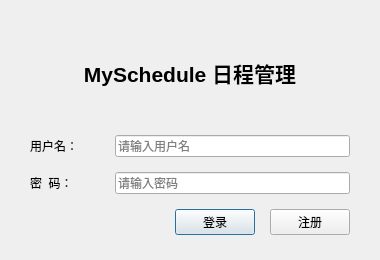
<?xml version="1.0" encoding="UTF-8"?>
<ui version="4.0">
 <class>LoginDialog</class>
 <widget class="QDialog" name="LoginDialog">
  <property name="geometry">
   <rect>
    <x>0</x>
    <y>0</y>
    <width>380</width>
    <height>260</height>
   </rect>
  </property>
  <property name="windowTitle">
   <string>MySchedule - 登录</string>
  </property>
  <layout class="QVBoxLayout" name="verticalLayout">
   <property name="leftMargin">
    <number>30</number>
   </property>
   <property name="topMargin">
    <number>25</number>
   </property>
   <property name="rightMargin">
    <number>30</number>
   </property>
   <property name="bottomMargin">
    <number>25</number>
   </property>
   <property name="spacing">
    <number>15</number>
   </property>

   <item>
    <widget class="QLabel" name="titleLabel">
     <property name="font">
      <font>
       <pointsize>16</pointsize>
       <bold>true</bold>
      </font>
     </property>
     <property name="text">
      <string>MySchedule 日程管理</string>
     </property>
     <property name="alignment">
      <set>Qt::AlignCenter</set>
     </property>
    </widget>
   </item>

   <item>
    <layout class="QHBoxLayout" name="usernameLayout">
     <item>
      <widget class="QLabel" name="usernameLabel">
       <property name="minimumSize">
        <size>
         <width>70</width>
         <height>0</height>
        </size>
       </property>
       <property name="text">
        <string>用户名：</string>
       </property>
      </widget>
     </item>
     <item>
      <widget class="QLineEdit" name="usernameEdit">
       <property name="placeholderText">
        <string>请输入用户名</string>
       </property>
      </widget>
     </item>
    </layout>
   </item>

   <item>
    <layout class="QHBoxLayout" name="passwordLayout">
     <item>
      <widget class="QLabel" name="passwordLabel">
       <property name="minimumSize">
        <size>
         <width>70</width>
         <height>0</height>
        </size>
       </property>
       <property name="text">
        <string>密  码：</string>
       </property>
      </widget>
     </item>
     <item>
      <widget class="QLineEdit" name="passwordEdit">
       <property name="echoMode">
        <enum>QLineEdit::Password</enum>
       </property>
       <property name="placeholderText">
        <string>请输入密码</string>
       </property>
      </widget>
     </item>
    </layout>
   </item>

   <item>
    <layout class="QHBoxLayout" name="buttonLayout">
     <item>
      <spacer name="buttonSpacer">
       <property name="orientation">
        <enum>Qt::Horizontal</enum>
       </property>
       <property name="sizeHint" stdset="0">
        <size>
         <width>40</width>
         <height>20</height>
        </size>
       </property>
      </spacer>
     </item>
     <item>
      <widget class="QPushButton" name="loginBtn">
       <property name="text">
        <string>登录</string>
       </property>
       <property name="default">
        <bool>true</bool>
       </property>
      </widget>
     </item>
     <item>
      <widget class="QPushButton" name="registerBtn">
       <property name="text">
        <string>注册</string>
       </property>
      </widget>
     </item>
    </layout>
   </item>
  </layout>
 </widget>
 <resources/>
 <connections/>
</ui>
